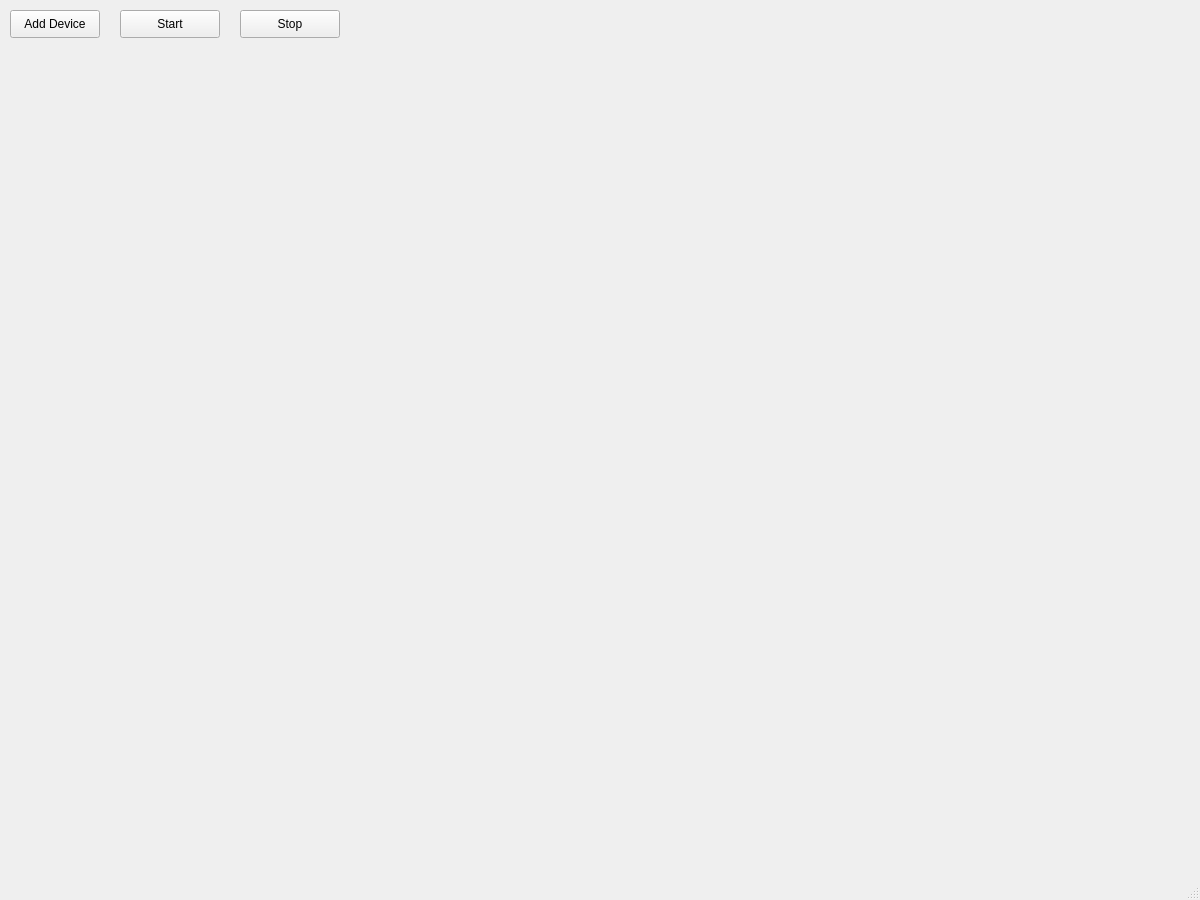
<?xml version="1.0" encoding="UTF-8"?>
<ui version="4.0">
 <class>MainWindow</class>
 <widget class="QMainWindow" name="MainWindow">
  <property name="geometry">
   <rect>
    <x>0</x>
    <y>0</y>
    <width>1200</width>
    <height>900</height>
   </rect>
  </property>
  <property name="windowTitle">
   <string>MainWindow</string>
  </property>
  <widget class="QWidget" name="centralwidget">
   <widget class="QPushButton" name="AddDeviceButton">
    <property name="geometry">
     <rect>
      <x>10</x>
      <y>10</y>
      <width>90</width>
      <height>28</height>
     </rect>
    </property>
    <property name="text">
     <string>Add Device</string>
    </property>
   </widget>
   <widget class="QPushButton" name="StartButton">
    <property name="geometry">
     <rect>
      <x>120</x>
      <y>10</y>
      <width>100</width>
      <height>28</height>
     </rect>
    </property>
    <property name="text">
     <string>Start</string>
    </property>
   </widget>
   <widget class="QPushButton" name="StopButton">
    <property name="geometry">
     <rect>
      <x>240</x>
      <y>10</y>
      <width>100</width>
      <height>28</height>
     </rect>
    </property>
    <property name="text">
     <string>Stop</string>
    </property>
   </widget>
  </widget>
  <widget class="QMenuBar" name="menubar">
   <property name="geometry">
    <rect>
     <x>0</x>
     <y>0</y>
     <width>1200</width>
     <height>26</height>
    </rect>
   </property>
  </widget>
  <widget class="QStatusBar" name="statusbar"/>
 </widget>
 <resources/>
 <connections/>
</ui>
